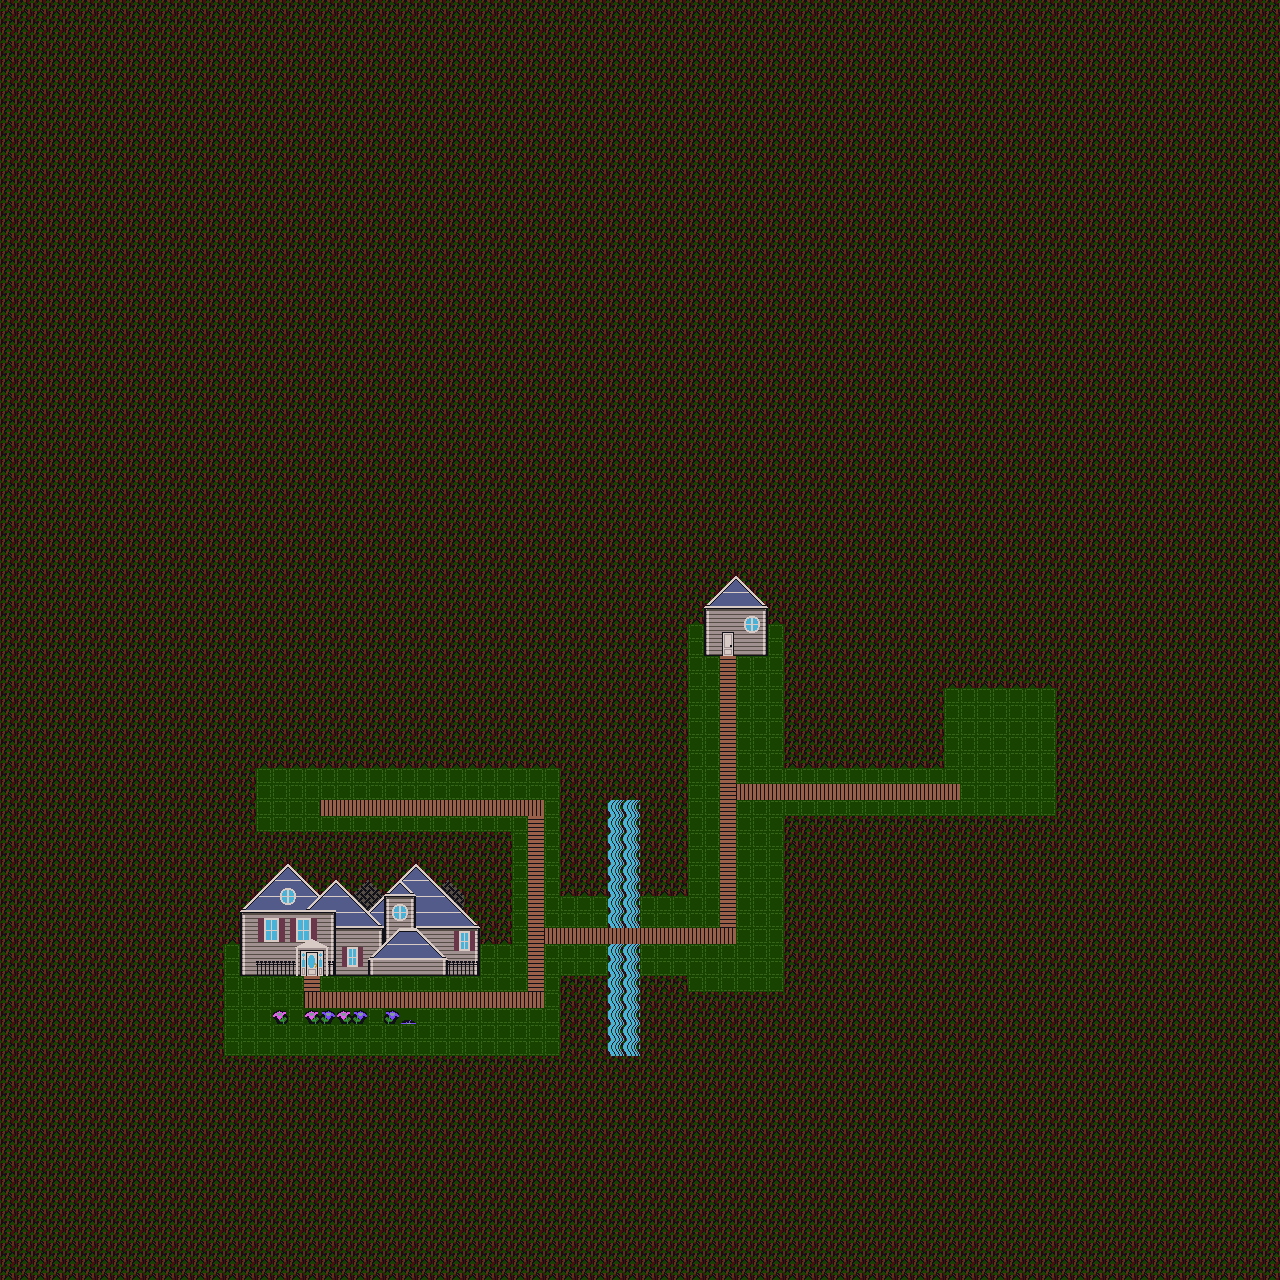

Below is a game level as drawn by its tile map, then a one-line description and the .tmx that defines it (tile-layer data replaced by summaries):
An orthogonal 80x80 tile map with 16x16 px tiles, 4 tile layers (trees, BG0, BG1, BG2).

<map version="1.2" tiledversion="1.2.0" orientation="orthogonal" renderorder="right-down" width="80" height="80" tilewidth="16" tileheight="16" infinite="0" nextlayerid="12" nextobjectid="1">
 <tileset firstgid="1" source="woodshore.tsx" />
 <layer id="11" name="trees" width="80" height="80">
  <data>[6400 cells, 6400 non-empty, 1 distinct tile ids]</data>
 </layer>
 <layer id="8" name="BG0" width="80" height="80">
  <data>[6400 cells, 482 non-empty, 10 distinct tile ids]</data>
 </layer>
 <layer id="9" name="BG1" width="80" height="80">
  <data>[6400 cells, 135 non-empty, 32 distinct tile ids]</data>
 </layer>
 <layer id="10" name="BG2" width="80" height="80">
  <data>[6400 cells, 69 non-empty, 42 distinct tile ids]</data>
 </layer>
</map>